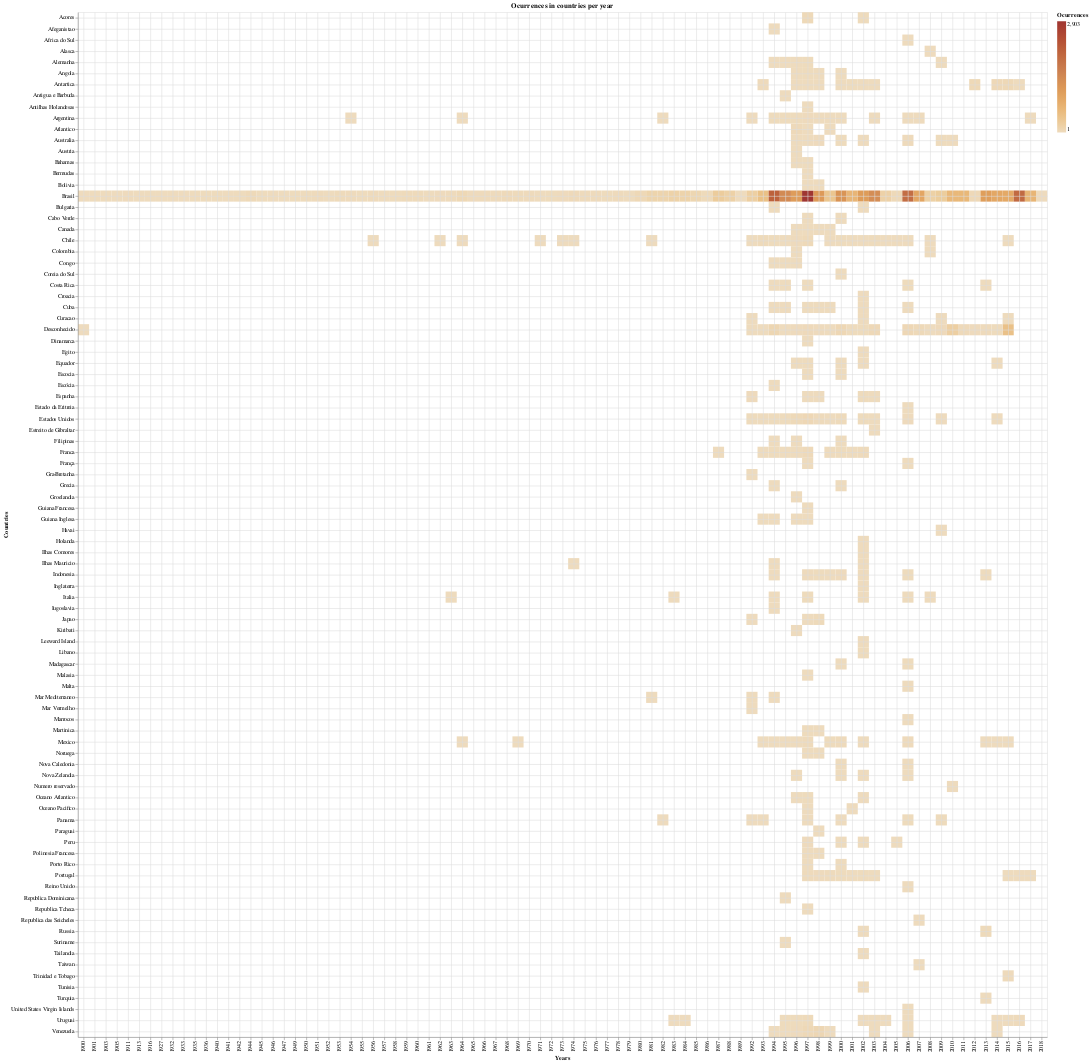

Notebook code cell kept with this figure:
### Code cell
import numpy as np
import pandas as pd
import altair as alt
import datetime as dt
import math as mt
import array as arr

file_name = './data/db.csv'
crustaceas = pd.read_csv(file_name, sep=',', encoding='utf-8', index_col=False, low_memory=False)


Table_Date = crustaceas[['Cataloged Date','Country']]

d = []
counter=0
for row in Table_Date['Cataloged Date']:
#     print(row)
    if not str(row).find('/')==-1:
        dates_values = str(row).split("/")
        year = int(dates_values[0])
        month = int(dates_values[1])
        if (month>1) and (month<12):
            #store the year and month in a datetime datatype for later sorting
            dateRecord = dt.datetime(year,month,1)
    d.append({'year':year, 'state':Table_Date.loc[counter,'Country']})
    counter = counter+1
NewTable_Date = pd.DataFrame(d)
NewTable_Date

classes = NewTable_Date['state'].unique()


e = []
countam = 0
for classSp in classes:
    p = NewTable_Date.loc[NewTable_Date.loc[:,'state']==classSp,:]
#     p.year.value_counts()
#     print(p['class'])
    numbers = p.year.value_counts(sort=False)
#     print(p.year.value_counts(sort=False))
    for oneyear in p.year.unique():
        countam = countam + numbers.loc[oneyear]
        e.append({'state':p['state'].unique()[0],'year':oneyear,'amount':numbers.loc[oneyear]})
NewTable_Years = pd.DataFrame(e)
# # # NewTable_Years

# amount = NewTable_Date['year'].value_counts(sort=True)
# ordered_amount = amount.sort_index()
# F_amount=pd.DataFrame({'x': np.arange(ordered_amount.size), 'y': ordered_amount})
# width=1200,height=200,
alt.Chart(NewTable_Years,title='Ocurrences in countries per year',autosize='fit').mark_rect().encode(
    x= alt.X('year', type='nominal', title='Years',axis=alt.Axis(grid=True),),
    y= alt.Y('state', type='ordinal', title='Countries',axis=alt.Axis(grid=True)),
    color=alt.Color('amount', title='Ocurrences',scale=alt.Scale(scheme='browns'),)
)

### Figure 1 — Vega-Lite specification as saved in the notebook (floating-point values rounded to 4 significant figures; data arrays with more than 128 entries replaced by an {"elided": "..."} marker saying what was removed)
{"config": {"view": {"continuousWidth": 400, "continuousHeight": 300}}, "data": {"name": "data-e675ccf7738f59079064cdde07bb0551"}, "mark": "rect", "autosize": "fit", "encoding": {"color": {"type": "quantitative", "field": "amount", "scale": {"scheme": "browns"}, "title": "Ocurrences"}, "x": {"type": "nominal", "axis": {"grid": true}, "field": "year", "title": "Years"}, "y": {"type": "ordinal", "axis": {"grid": true}, "field": "state", "title": "Countries"}}, "title": "Ocurrences in countries per year", "$schema": "https://vega.github.io/schema/vega-lite/v4.0.0.json", "datasets": {"data-e675ccf7738f59079064cdde07bb0551": {"elided": "407 records"}}}
